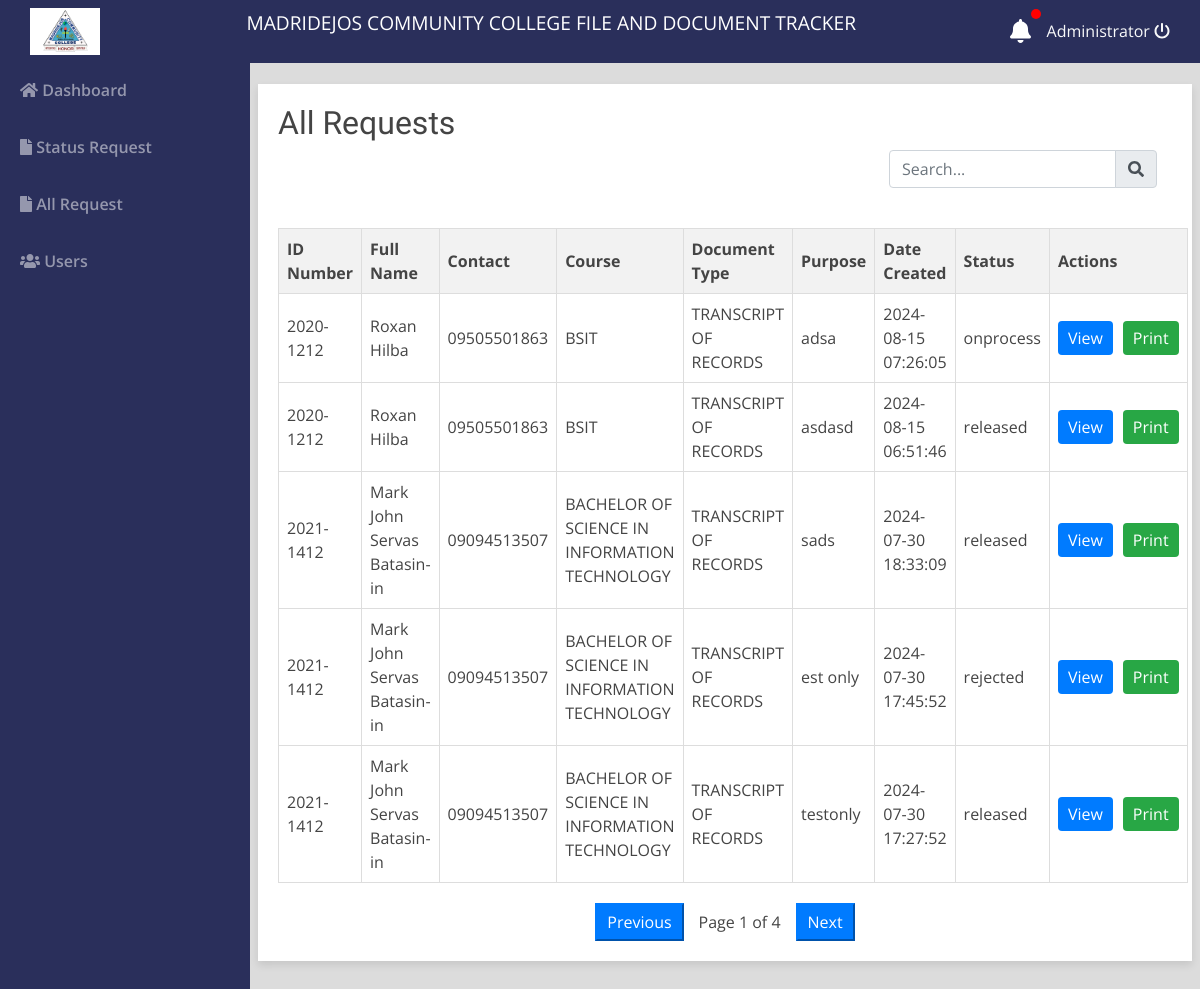
The page /indexs.php?page=all_request (signed in) on the database its author committed.
### tables this page shows
CREATE TABLE `request` (
  `id` int(11) NOT NULL,
  `email` varchar(255) NOT NULL,
  `fullname` varchar(100) NOT NULL,
  `course` varchar(255) NOT NULL,
  `contact` varchar(15) NOT NULL,
  `id_number` varchar(15) NOT NULL,
  `docu_type` varchar(255) NOT NULL,
  `purpose` varchar(255) NOT NULL,
  `note` text NOT NULL,
  `date_created` datetime NOT NULL DEFAULT current_timestamp(),
  `status` enum('pending','onprocess','released','rejected','') NOT NULL DEFAULT 'pending'
);

### all_request.php (the view, shortened to what this page needs)
<?php
include 'db_connect.php';
$result_all_requests = $conn->query("SELECT * FROM request ORDER BY date_created DESC");
$all_requests = [];
if ($result_all_requests) {
    while ($row = $result_all_requests->fetch_assoc()) {
        $all_requests[] = $row;
    }
} else {
    echo "Error retrieving all requests: " . $conn->error;
}
?>
<link rel="stylesheet" href="https://cdnjs.cloudflare.com/ajax/libs/font-awesome/5.15.4/css/all.min.css">
<div class="container">
    <h2>All Requests</h2>
    <div class="row">
        <div class="col-lg-12">
            <div class="col-md-4 input-group ml-auto">
                <input type="text" class="form-control" id="search" aria-label="Search" aria-describedby="inputGroup-sizing-sm" placeholder="Search...">
                <div class="input-group-append">
                    <span class="input-group-text" id="inputGroup-sizing-sm"><i class="fa fa-search"></i></span>
                </div>
            </div>
        </div>
    </div>
    <table id="requestsTable">
        <thead>
            <tr>
                <th>ID Number</th>
                <th>Full Name</th>
                <th>Contact</th>
                <th>Course</th>
                <th>Document Type</th>
                <th>Purpose</th>
                <th>Date Created</th>
                <th>Status</th>
                <th>Actions</th>
            </tr>
        </thead>
        <tbody>
            <?php if (count($all_requests) > 0): ?>
                <?php foreach ($all_requests as $request): ?>
                    <tr>
                        <td><?php echo htmlspecialchars($request['id_number']); ?></td>
                        <td><?php echo htmlspecialchars($request['fullname']); ?></td>
                        <td><?php echo htmlspecialchars($request['contact']); ?></td>
                        <td><?php echo htmlspecialchars($request['course']); ?></td>
                        <td><?php echo htmlspecialchars($request['docu_type']); ?></td>
                        <td><?php echo htmlspecialchars($request['purpose']); ?></td>
                        <td><?php echo htmlspecialchars($request['date_created']); ?></td>
                        <td><?php echo htmlspecialchars($request['status']); ?></td>
                        <td>
                            <div class="action-buttons">
                                <button class="view-btn" data-toggle="modal" data-target="#viewModal" onclick="setModalData(<?php echo htmlspecialchars(json_encode($request)); ?>)">View</button>
                                <button class="print-btn" onclick="printRequest(<?php echo htmlspecialchars(json_encode($request)); ?>)">Print</button>
                            </div>
                        </td>
                    </tr>
                <?php endforeach; ?>
            <?php else: ?>
                <tr>
                    <td colspan="9">No requests found</td>
                </tr>
            <?php endif; ?>
        </tbody>
    </table>
    <div id="pagination">
        <button class="btn-primary" id="prevPage" onclick="prevPage()">Previous</button>
        <span id="pageDisplay"></span>
        <button class="btn-primary" id="nextPage" onclick="nextPage()">Next</button>
    </div>
</div>

### assets/css/style.css (style rules this page uses)
body { font-family: "Open Sans", sans-serif; color: #444444; width: 100%; height: calc(100%); }
h1, h2, h3, h4, h5, h6 { font-family: "Raleway", sans-serif; }

### indexs.php (style rules this page uses)
body { background: #80808045; }

### all_request.php (style rules this page uses)
.container { width: 100%; margin: 20px auto; background: #fff; padding: 20px; box-shadow: 0 4px 8px rgba(0, 0, 0, 0.1); }
table { width: 100%; border-collapse: collapse; margin-top: 20px; }
table, th, td { border: 1px solid #ddd; }
th, td { padding: 8px; text-align: left; }
th { background-color: #f2f2f2; }
.input-group { width: 100%; margin-bottom: 20px; }
.action-buttons { display: flex; gap: 10px; }
.action-buttons button { padding: 5px 10px; border: none; cursor: pointer; color: #fff; border-radius: 4px; }
.view-btn { background-color: #007bff; }
.print-btn { background-color: #28a745; }
#pagination { display: flex; justify-content: center; align-items: center; margin-top: 20px; }
#pagination button { padding: 5px 10px; margin: 0 5px; cursor: pointer; }
#pageDisplay { margin: 0 10px; }

### rows shown on the page
request: id_number "2020-1212", fullname "Roxan Hilba", contact "09505501863", course "BSIT", docu_type "TRANSCRIPT OF RECORDS", purpose "adsa", date_created "2024-08-15 07:26:05", status "onprocess"
request: id_number "2020-1212", fullname "Roxan Hilba", contact "09505501863", course "BSIT", docu_type "TRANSCRIPT OF RECORDS", purpose "asdasd", date_created "2024-08-15 06:51:46", status "released"
request: id_number "2021-1412", fullname "Mark John Servas Batasin-in", contact "09094513507", course "BACHELOR OF SCIENCE IN INFORMATION TECHNOLOGY", docu_type "TRANSCRIPT OF RECORDS", purpose "sads", date_created "2024-07-30 18:33:09", status "released"
request: id_number "2021-1412", fullname "Mark John Servas Batasin-in", contact "09094513507", course "BACHELOR OF SCIENCE IN INFORMATION TECHNOLOGY", docu_type "TRANSCRIPT OF RECORDS", purpose "est only", date_created "2024-07-30 17:45:52", status "rejected"
request: id_number "2021-1412", fullname "Mark John Servas Batasin-in", contact "09094513507", course "BACHELOR OF SCIENCE IN INFORMATION TECHNOLOGY", docu_type "TRANSCRIPT OF RECORDS", purpose "testonly", date_created "2024-07-30 17:27:52", status "released"

### other values the page prints
$_SESSION['login_name'] "Administrator"
